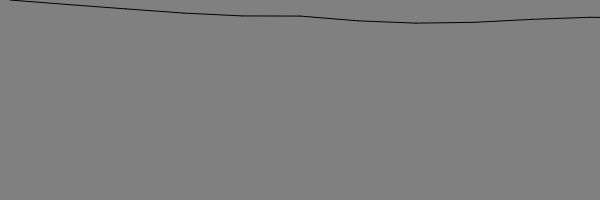
Frame 1 (no input)
Frame 2 (the mouse pressed at the canvas centre, redrawn once): identical to frame 1, image omitted

The p5.js sketch that drew this single still picture (run headless with seeded random() and noise() and a simulated clock; the mouse was pressed at the canvas centre and the sketch redrawn once):

// p5.js sketch
// ── sketch.js
var lines = [];
var sortedLines = [];
var shuffledLines = [];
var numLines = 45;
var spacing = 4;

function setup() {
  createCanvas(600, 200);
  noLoop();
  for (var i = 0; i < numLines / 3; i++){
    lines.push('#b53531');
    sortedLines.push('#b53531');
  } for (var i = 0; i < numLines / 3; i++){
    lines.push('#50781f');
    sortedLines.push('#50781f');
  } for (var i = 0; i < numLines / 3; i++){
    lines.push('#1f2b78');
    sortedLines.push('#1f2b78');
  }
  shuffledLines = reshuffle(lines);
}

function draw() {
  background('gray');
  drawNoise(10, height / 3, width - 10, height / 2);
}

function drawNoise(x0, y0, x1, y1) {
  var noiseParam = 0;
  var noiseStep = 0.1;
  var noiseX = x0;
  var step = (x1 - x0) * noiseStep;
  var firstNoise = height * noise(0);
  var lastNoise = height * noise(noiseStep * 99);

  for (var i = 0; i < 100; i++) {
    currNoise = (abs(height * noise(noiseParam) - firstNoise) * ((y1 - y0) / lastNoise));
    nextNoise = (abs(height * noise(noiseParam + noiseStep) - firstNoise) * ((y1 - y0) / lastNoise));
    line( noiseX, currNoise, 
          noiseX + step, nextNoise);
    noiseParam += noiseStep;
    noiseX += step;
  }
}

function draw_() {
  redsDrawn = 0;
  greensDrawn = 0;
  bluesDrawn = 0;

  strokeWeight(2);

  push();
  translate(width/2 - lines.length, 50);
  // ellipse(0, 0, 2);
  for (var i = 0; i < lines.length; i++){
    currentColor = shuffledLines[i];
    stroke(currentColor);

    line(spacing*i, 0, spacing*i, 100);

    push()
    translate(0, 100);
    if (currentColor == '#b53531'){ 
      vals = scaleNoise(i*spacing, redsDrawn*spacing, lines.length*spacing);
      drawNoiseBounds(vals, 200);
      redsDrawn++; 
    }
    if (currentColor == '#50781f'){ 
      vals = scaleNoise(i*spacing, greensDrawn*spacing, lines.length*spacing);
      drawNoiseBounds(vals, 200);
      greensDrawn++; 
    }
    if (currentColor == '#1f2b78'){ 
      vals = scaleNoise(i*spacing, bluesDrawn*spacing, lines.length*spacing);
      drawNoiseBounds(vals, 200);
      bluesDrawn++; 
    }
    pop();

  }

  translate(0, 299);
  for (var i = 0; i < lines.length; i++){
    stroke(sortedLines[i]);
    line(spacing*i, 0, spacing*i, 100);
  }
  pop();
}

function reshuffle(array) {
  // knuth shuffle
  let currentIndex = array.length,  randomIndex;

  while (currentIndex != 0) {

    // Pick a remaining element
    randomIndex = Math.floor(Math.random() * currentIndex);
    currentIndex--;

    // swap it with the current element
    [array[currentIndex], array[randomIndex]] = [
      array[randomIndex], array[currentIndex]];
  }

  return array;
}

function scaleNoise(start, end, scale) {
  vals = []
  noiseSeed(int(random(1000)));
  param = 20;

  for (var i = 0; i < 100; i++){
    vals.push(scale*noise(i / param));
  }

  startVal = noise(0);
  endVal = noise(99 / param);

  scale = (end - startVal) / endVal
  shift = startVal - start;

  for (var i = 0; i < 100; i++){
    vals[i] = (vals[i] - startVal) * (end / (endVal - startVal)) + start;
  }

  return vals;

}

function noiseBounds(start, end, scale, seed) {
  var vals = [];
  noiseSeed(seed);
  param = 0;
  step = 0.1;
  startValue = scale * noise(param);


  while (int(startValue) != int(start)){
    param += step
    startValue = scale * noise(param);
  }

  vals.push(startValue);
  startParam = param;

  endValue = scale * noise(param);
  while (int(endValue) != int(end)){
    param += step
    endValue = scale * noise(param);
    vals.push(endValue)
  }

  endParam = param;

  return vals;
}

function drawNoiseBounds(vals, len) {
  step = int(len / vals.length);
  for (var i = 0; i < vals.length - 1; i++){
    line(vals[i], i * step, vals[i+1], (i+1) * step);
  }
}
